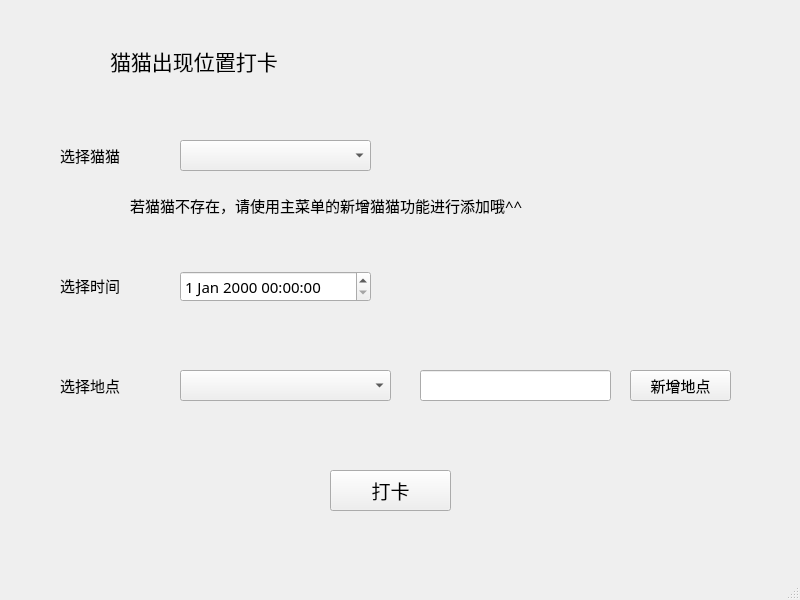
<?xml version="1.0" encoding="UTF-8"?>
<ui version="4.0">
 <class>MainWindow</class>
 <widget class="QMainWindow" name="MainWindow">
  <property name="geometry">
   <rect>
    <x>0</x>
    <y>0</y>
    <width>800</width>
    <height>600</height>
   </rect>
  </property>
  <property name="windowTitle">
   <string>seeCat</string>
  </property>
  <property name="windowIcon">
   <iconset>
    <normaloff>images/m.jpg</normaloff>images/m.jpg</iconset>
  </property>
  <widget class="QWidget" name="centralwidget">
   <widget class="QLabel" name="label_7">
    <property name="geometry">
     <rect>
      <x>40</x>
      <y>30</y>
      <width>61</width>
      <height>51</height>
     </rect>
    </property>
    <property name="text">
     <string/>
    </property>
    <property name="pixmap">
     <pixmap>images/图标6.png</pixmap>
    </property>
   </widget>
   <widget class="QLabel" name="label">
    <property name="geometry">
     <rect>
      <x>110</x>
      <y>40</y>
      <width>231</width>
      <height>41</height>
     </rect>
    </property>
    <property name="font">
     <font>
      <family>等线 Light</family>
      <pointsize>16</pointsize>
     </font>
    </property>
    <property name="text">
     <string>猫猫出现位置打卡</string>
    </property>
   </widget>
   <widget class="QLabel" name="label_4">
    <property name="geometry">
     <rect>
      <x>60</x>
      <y>140</y>
      <width>91</width>
      <height>31</height>
     </rect>
    </property>
    <property name="font">
     <font>
      <family>等线 Light</family>
      <pointsize>11</pointsize>
     </font>
    </property>
    <property name="text">
     <string>选择猫猫</string>
    </property>
   </widget>
   <widget class="QComboBox" name="cbox_cat">
    <property name="geometry">
     <rect>
      <x>180</x>
      <y>140</y>
      <width>191</width>
      <height>31</height>
     </rect>
    </property>
    <property name="font">
     <font>
      <family>等线 Light</family>
      <pointsize>11</pointsize>
     </font>
    </property>
   </widget>
   <widget class="QPushButton" name="btn_position">
    <property name="geometry">
     <rect>
      <x>630</x>
      <y>370</y>
      <width>101</width>
      <height>31</height>
     </rect>
    </property>
    <property name="font">
     <font>
      <family>等线 Light</family>
      <pointsize>11</pointsize>
     </font>
    </property>
    <property name="text">
     <string>新增地点</string>
    </property>
   </widget>
   <widget class="QComboBox" name="cbox_position">
    <property name="geometry">
     <rect>
      <x>180</x>
      <y>370</y>
      <width>211</width>
      <height>31</height>
     </rect>
    </property>
    <property name="font">
     <font>
      <family>等线 Light</family>
      <pointsize>11</pointsize>
     </font>
    </property>
   </widget>
   <widget class="QLabel" name="label_10">
    <property name="geometry">
     <rect>
      <x>60</x>
      <y>370</y>
      <width>81</width>
      <height>31</height>
     </rect>
    </property>
    <property name="font">
     <font>
      <family>等线 Light</family>
      <pointsize>11</pointsize>
     </font>
    </property>
    <property name="text">
     <string>选择地点</string>
    </property>
   </widget>
   <widget class="QLineEdit" name="edit_position">
    <property name="geometry">
     <rect>
      <x>420</x>
      <y>370</y>
      <width>191</width>
      <height>31</height>
     </rect>
    </property>
    <property name="font">
     <font>
      <family>等线 Light</family>
      <pointsize>11</pointsize>
     </font>
    </property>
    <property name="placeholderText">
     <string/>
    </property>
   </widget>
   <widget class="QPushButton" name="btn_add">
    <property name="geometry">
     <rect>
      <x>330</x>
      <y>470</y>
      <width>121</width>
      <height>41</height>
     </rect>
    </property>
    <property name="font">
     <font>
      <family>等线 Light</family>
      <pointsize>14</pointsize>
     </font>
    </property>
    <property name="text">
     <string>打卡</string>
    </property>
   </widget>
   <widget class="QLabel" name="label_2">
    <property name="geometry">
     <rect>
      <x>130</x>
      <y>190</y>
      <width>481</width>
      <height>31</height>
     </rect>
    </property>
    <property name="font">
     <font>
      <family>等线 Light</family>
      <pointsize>11</pointsize>
     </font>
    </property>
    <property name="text">
     <string>若猫猫不存在，请使用主菜单的新增猫猫功能进行添加哦^^</string>
    </property>
   </widget>
   <widget class="QDateTimeEdit" name="edit_time">
    <property name="geometry">
     <rect>
      <x>180</x>
      <y>271</y>
      <width>191</width>
      <height>31</height>
     </rect>
    </property>
    <property name="font">
     <font>
      <family>等线 Light</family>
      <pointsize>11</pointsize>
     </font>
    </property>
   </widget>
   <widget class="QLabel" name="label_11">
    <property name="geometry">
     <rect>
      <x>60</x>
      <y>270</y>
      <width>81</width>
      <height>31</height>
     </rect>
    </property>
    <property name="font">
     <font>
      <family>等线 Light</family>
      <pointsize>11</pointsize>
     </font>
    </property>
    <property name="text">
     <string>选择时间</string>
    </property>
   </widget>
   <widget class="QLabel" name="label_3">
    <property name="geometry">
     <rect>
      <x>650</x>
      <y>70</y>
      <width>121</width>
      <height>191</height>
     </rect>
    </property>
    <property name="text">
     <string/>
    </property>
    <property name="pixmap">
     <pixmap>images/猫2.png</pixmap>
    </property>
   </widget>
  </widget>
  <widget class="QStatusBar" name="statusbar"/>
 </widget>
 <resources/>
 <connections/>
</ui>
